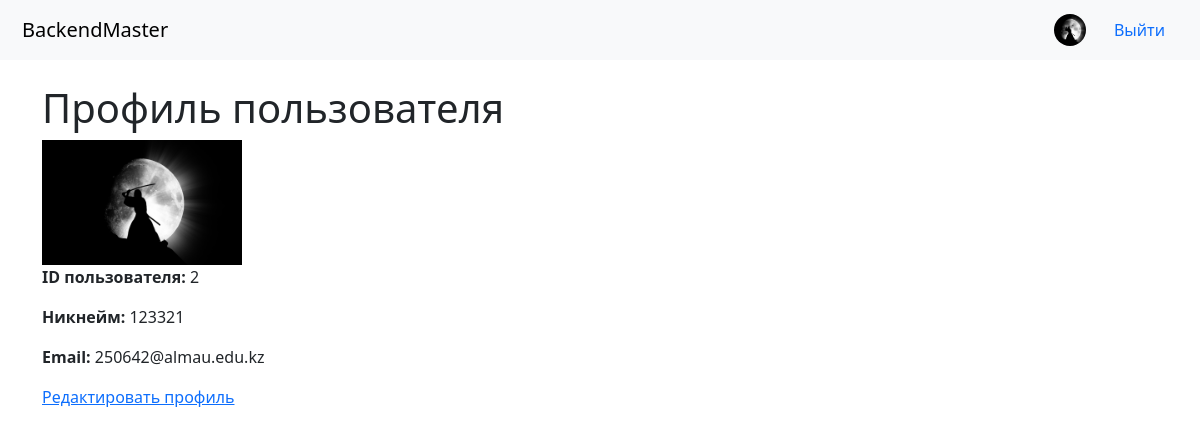
The page /profile/ (signed in) on the database its author committed.
### users/models.py (models this page shows, shortened)
class User(AbstractUser):
    nickname = models.CharField(max_length=50, unique=True, verbose_name="Никнейм", help_text="Будет использоваться как основной логин")
    avatar = models.ImageField(upload_to='avatars/', blank=True, null=True)
    USERNAME_FIELD = 'nickname'
    REQUIRED_FIELDS = ['username', 'email']
    objects = UserManager()

### users/views.py (the view)
# urls.py: path('profile/',      views.profile_view, name='profile'),       # маршрут для просмотра профиля
@login_required
def profile_view(request):
    return render(request, 'users/profile.html', {'user': request.user})

### templates/users/profile.html (shortened to what this page needs)
{% extends 'base.html' %}
{% block content %}
  <h1>Профиль пользователя</h1>
  {% if user.avatar %}
    <img src="{{ user.avatar.url }}" alt="Аватар" style="max-width: 200px; max-height: 200px;"><br>
  {% else %}
    <p>Аватар не установлен</p>
  {% endif %}
  <p><strong>ID пользователя:</strong> {{ user.id }}</p>
  <p><strong>Никнейм:</strong> {{ user.nickname }}</p>
  <p><strong>Email:</strong> {{ user.email }}</p>
  <a href="{% url 'users:edit_profile' %}">Редактировать профиль</a>
{% endblock %}

### templates/base.html (shortened to what this page needs)
<!DOCTYPE html>
<html lang="en">
<head>
    {% load static %}
    <link href="{% static 'css/bootstrap.css' %}" rel="stylesheet">
</head>
<body>
    <nav class="navbar navbar-light bg-light">
        <div class="container-fluid">
            <a class="navbar-brand" href="{% url 'home' %}">BackendMaster</a>
            <div class="navbar-right">
                {% if user.is_authenticated %}
                    <a href="{% url 'users:profile' %}">
                        {% if user.avatar %}
                            <img src="{{ user.avatar.url }}" alt="Аватар" class="rounded-circle" style="width: 32px; height: 32px; object-fit: cover;">
                        {% else %}
                            <img src="{% static 'images/default-avatar.png' %}" alt="Аватар" class="rounded-circle" style="width: 32px; height: 32px; object-fit: cover;">
                        {% endif %}
                    </a>
                    <form method="POST" action="{% url 'users:logout' %}" style="display: inline;">
                        <button type="submit" class="btn btn-link" style="text-decoration: none;">Выйти</button>
                    </form>
                {% else %}
                    <a href="{% url 'users:login' %}">Войти</a>
                {% endif %}
            </div>
        </div>
    </nav>
    <div class="container mt-4">
        {% block content %}{% endblock %}
    </div>
</body>
</html>

### templates/base.html (style rules this page uses)
.navbar { padding: 10px; }
.navbar-brand { margin-right: 20px; }
.navbar-right { display: flex; align-items: center; gap: 15px; }

### rows shown on the page
User: avatar (picture), id "2", nickname "123321", email "250642@almau.edu.kz"
